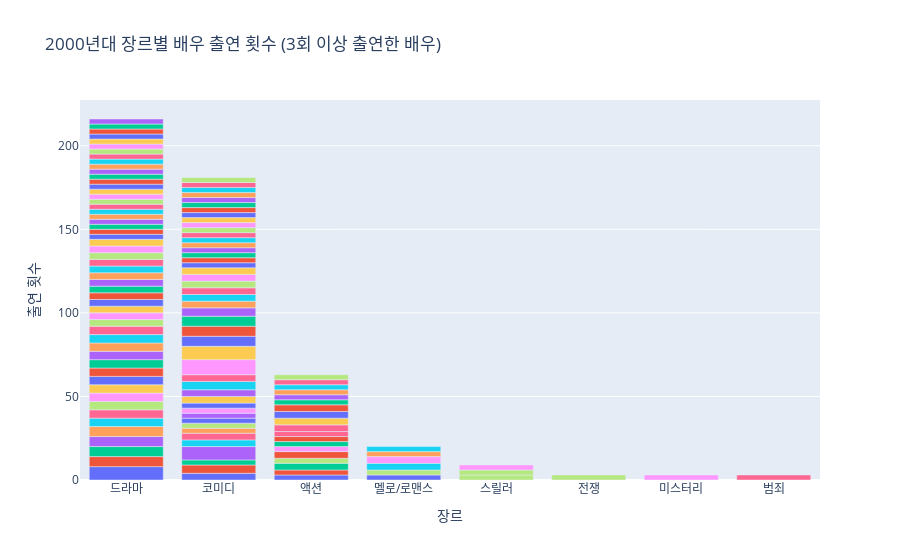

The notebook cell saved with this chart:
### Markdown cell above
## 2000년대

### Code cell
data = pd.read_csv('5.2_dataset_forviz_add_gener.csv')

# 매출액과 관객수 데이터 형태 처리
data['매출액'] = data['매출액'].str.replace(',', '').astype(float)
data['관객수'] = data['관객수'].str.replace(',', '').astype(int)

# 개봉일에서 연도 추출
data['year'] = pd.to_datetime(data['개봉일']).dt.year

# 1990년대 영화만 필터링
data = data[(data['year'] >= 2000) & (data['year'] < 2010)]


# 데이터 형태 확인 및 처리
def safe_eval(x):
    if isinstance(x, str):
        try:
            return eval(x)
        except:
            return []  # 오류 발생시 빈 리스트 반환
    return x if isinstance(x, list) else []

data['actor_main_name'] = data['actor_main_name'].apply(safe_eval)
data['actor_sub_name'] = data['actor_sub_name'].apply(safe_eval)

# 숫자를 한글식 표현으로 변환하는 함수
def korean_style_number(num, is_revenue=False):
    units = ['만', '억', '조', '경']
    steps = [10000, 100000000, 1000000000000, 10000000000000000]
    result = ''
    for i, step in enumerate(steps[::-1]):
        if num >= step:
            result += str(int(num // step)) + units[::-1][i]
            num %= step
        if is_revenue and units[::-1][i] == '억':
            break
    return result

# 장르명 정규화 함수
def normalize_genre(genre):
    genre = genre.strip()  # 공백 제거
    genre = genre.replace(' ', '')  # 중간 공백 제거
    genre = genre.lower()  # 소문자로 통일
    return genre

# 장르별로 배우 출연 횟수 및 매출, 관객수 집계
genre_actor_stats = {}

for index, row in data.iterrows():
    genres = [normalize_genre(gen) for gen in row['only_gener'].split(',')]
    actors = set(row['actor_main_name'] + row['actor_sub_name'])  # 주연과 조연 합치기
    revenue = row['매출액']
    audience = row['관객수']
    
    for genre in genres:
        if genre not in genre_actor_stats:
            genre_actor_stats[genre] = {}
        
        for actor in actors:
            if actor not in genre_actor_stats[genre]:
                genre_actor_stats[genre][actor] = {'Count': 0, 'Total Revenue': 0, 'Total Audience': 0}
            genre_actor_stats[genre][actor]['Count'] += 1
            genre_actor_stats[genre][actor]['Total Revenue'] += revenue
            genre_actor_stats[genre][actor]['Total Audience'] += audience

# 데이터 프레임으로 변환 및 한글식 숫자 변환
rows = []
for genre, actor_stats in genre_actor_stats.items():
    for actor, stats in actor_stats.items():
        if stats['Count'] >= 3:  # 3회 이상 출연한 배우만 포함
            rows.append({
                '장르': genre, 
                '배우': actor, 
                '출연 횟수': stats['Count'],
                '총 매출액': korean_style_number(stats['Total Revenue'], is_revenue=True),
                '총 관객수': korean_style_number(stats['Total Audience'])
            })

df_actor_stats = pd.DataFrame(rows)
df_actor_stats.sort_values(by=['장르', '출연 횟수', '총 매출액', '총 관객수'], ascending=[True, False, False, False], inplace=True)

# 시각화
fig = px.bar(df_actor_stats, x='장르', y='출연 횟수', color='배우', title='2000년대 장르별 배우 출연 횟수 (3회 이상 출연한 배우)',
             hover_data=['총 매출액', '총 관객수'],
             category_orders={"장르": sorted(df_actor_stats['장르'].unique(), reverse=True)})
fig.update_layout(xaxis={'categoryorder':'total descending'}, showlegend=False)
fig.show()
fig.write_html('jh_actor_genre_2000.html')
